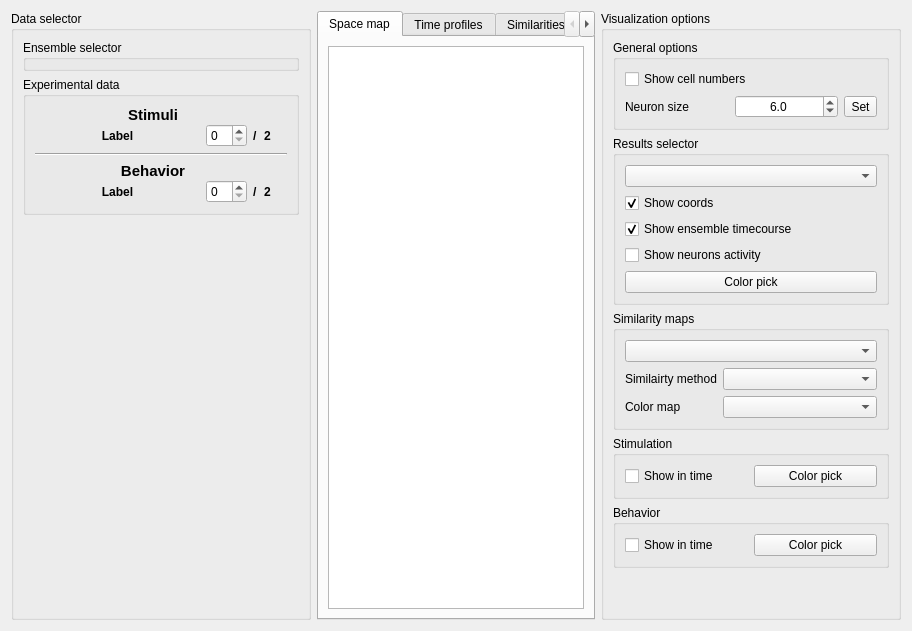
      <widget class="QWidget" name="tab_46">
       <attribute name="title">
        <string>Ensembles compare</string>
       </attribute>
       <layout class="QHBoxLayout" name="horizontalLayout_21">
        <item>
         <widget class="QGroupBox" name="groupBox_32">
          <property name="sizePolicy">
           <sizepolicy hsizetype="Minimum" vsizetype="Preferred">
            <horstretch>0</horstretch>
            <verstretch>0</verstretch>
           </sizepolicy>
          </property>
          <property name="minimumSize">
           <size>
            <width>300</width>
            <height>0</height>
           </size>
          </property>
          <property name="maximumSize">
           <size>
            <width>300</width>
            <height>16777215</height>
           </size>
          </property>
          <property name="title">
           <string>Data selector</string>
          </property>
          <layout class="QVBoxLayout" name="verticalLayout_61">
           <property name="topMargin">
            <number>9</number>
           </property>
           <property name="bottomMargin">
            <number>9</number>
           </property>
           <item>
            <widget class="QGroupBox" name="enscomp_selector_box">
             <property name="title">
              <string>Ensemble selector</string>
             </property>
            </widget>
           </item>
           <item>
            <widget class="QGroupBox" name="groupBox_36">
             <property name="sizePolicy">
              <sizepolicy hsizetype="MinimumExpanding" vsizetype="Maximum">
               <horstretch>0</horstretch>
               <verstretch>0</verstretch>
              </sizepolicy>
             </property>
             <property name="title">
              <string>Experimental data</string>
             </property>
             <layout class="QVBoxLayout" name="verticalLayout_73">
              <item>
               <widget class="QWidget" name="widget_28" native="true">
                <layout class="QHBoxLayout" name="horizontalLayout_39">
                 <property name="leftMargin">
                  <number>0</number>
                 </property>
                 <property name="topMargin">
                  <number>0</number>
                 </property>
                 <property name="rightMargin">
                  <number>0</number>
                 </property>
                 <property name="bottomMargin">
                  <number>0</number>
                 </property>
                 <item>
                  <widget class="QWidget" name="widget_27" native="true">
                   <layout class="QVBoxLayout" name="verticalLayout_72">
                    <property name="spacing">
                     <number>0</number>
                    </property>
                    <property name="leftMargin">
                     <number>0</number>
                    </property>
                    <property name="topMargin">
                     <number>0</number>
                    </property>
                    <property name="rightMargin">
                     <number>0</number>
                    </property>
                    <property name="bottomMargin">
                     <number>0</number>
                    </property>
                    <item>
                     <widget class="QLabel" name="label_31">
                      <property name="font">
                       <font>
                        <pointsize>11</pointsize>
                        <bold>true</bold>
                       </font>
                      </property>
                      <property name="text">
                       <string>Stimuli</string>
                      </property>
                      <property name="alignment">
                       <set>Qt::AlignCenter</set>
                      </property>
                     </widget>
                    </item>
                    <item>
                     <widget class="QWidget" name="widget_13" native="true">
                      <layout class="QHBoxLayout" name="horizontalLayout_26">
                       <property name="leftMargin">
                        <number>0</number>
                       </property>
                       <property name="topMargin">
                        <number>0</number>
                       </property>
                       <property name="rightMargin">
                        <number>0</number>
                       </property>
                       <property name="bottomMargin">
                        <number>0</number>
                       </property>
                       <item>
                        <widget class="QLabel" name="enscomp_spinbox_lbl_stim">
                         <property name="sizePolicy">
                          <sizepolicy hsizetype="MinimumExpanding" vsizetype="Preferred">
                           <horstretch>0</horstretch>
                           <verstretch>0</verstretch>
                          </sizepolicy>
                         </property>
                         <property name="font">
                          <font>
                           <bold>true</bold>
                          </font>
                         </property>
                         <property name="toolTip">
                          <string>Label of the current stimulus as defined in the 'Load data' tab.</string>
                         </property>
                         <property name="text">
                          <string>Label</string>
                         </property>
                         <property name="alignment">
                          <set>Qt::AlignCenter</set>
                         </property>
                        </widget>
                       </item>
                       <item>
                        <widget class="QSpinBox" name="enscomp_spinbox_stim">
                         <property name="correctionMode">
                          <enum>QAbstractSpinBox::CorrectToNearestValue</enum>
                         </property>
                        </widget>
                       </item>
                       <item>
                        <widget class="QLabel" name="label_38">
                         <property name="font">
                          <font>
                           <bold>true</bold>
                          </font>
                         </property>
                         <property name="text">
                          <string>/</string>
                         </property>
                        </widget>
                       </item>
                       <item>
                        <widget class="QLabel" name="enscomp_spinbox_lbl_max_stim">
                         <property name="font">
                          <font>
                           <bold>true</bold>
                          </font>
                         </property>
                         <property name="toolTip">
                          <string>Total number of stimulus.</string>
                         </property>
                         <property name="toolTipDuration">
                          <number>5000</number>
                         </property>
                         <property name="text">
                          <string>2</string>
                         </property>
                        </widget>
                       </item>
                      </layout>
                     </widget>
                    </item>
                   </layout>
                  </widget>
                 </item>
                 <item>
                  <widget class="QWidget" name="enscomp_colorflag_stims" native="true">
                   <property name="minimumSize">
                    <size>
                     <width>10</width>
                     <height>0</height>
                    </size>
                   </property>
                   <property name="maximumSize">
                    <size>
                     <width>10</width>
                     <height>16777215</height>
                    </size>
                   </property>
                  </widget>
                 </item>
                </layout>
               </widget>
              </item>
              <item>
               <widget class="Line" name="line_4">
                <property name="orientation">
                 <enum>Qt::Horizontal</enum>
                </property>
               </widget>
              </item>
              <item>
               <widget class="QWidget" name="widget_30" native="true">
                <layout class="QHBoxLayout" name="horizontalLayout_40">
                 <property name="leftMargin">
                  <number>0</number>
                 </property>
                 <property name="topMargin">
                  <number>0</number>
                 </property>
                 <property name="rightMargin">
                  <number>0</number>
                 </property>
                 <property name="bottomMargin">
                  <number>0</number>
                 </property>
                 <item>
                  <widget class="QWidget" name="widget_29" native="true">
                   <layout class="QVBoxLayout" name="verticalLayout_80">
                    <property name="spacing">
                     <number>0</number>
                    </property>
                    <property name="leftMargin">
                     <number>0</number>
                    </property>
                    <property name="topMargin">
                     <number>0</number>
                    </property>
                    <property name="rightMargin">
                     <number>0</number>
                    </property>
                    <property name="bottomMargin">
                     <number>0</number>
                    </property>
                    <item>
                     <widget class="QLabel" name="label_30">
                      <property name="font">
                       <font>
                        <pointsize>11</pointsize>
                        <bold>true</bold>
                       </font>
                      </property>
                      <property name="text">
                       <string>Behavior</string>
                      </property>
                      <property name="alignment">
                       <set>Qt::AlignCenter</set>
                      </property>
                     </widget>
                    </item>
                    <item>
                     <widget class="QWidget" name="widget_14" native="true">
                      <layout class="QHBoxLayout" name="horizontalLayout_27">
                       <property name="leftMargin">
                        <number>0</number>
                       </property>
                       <property name="topMargin">
                        <number>0</number>
                       </property>
                       <property name="rightMargin">
                        <number>0</number>
                       </property>
                       <property name="bottomMargin">
                        <number>0</number>
                       </property>
                       <item>
                        <widget class="QLabel" name="enscomp_spinbox_lbl_behavior">
                         <property name="sizePolicy">
                          <sizepolicy hsizetype="MinimumExpanding" vsizetype="Preferred">
                           <horstretch>0</horstretch>
                           <verstretch>0</verstretch>
                          </sizepolicy>
                         </property>
                         <property name="font">
                          <font>
                           <bold>true</bold>
                          </font>
                         </property>
                         <property name="toolTip">
                          <string>Label of the current behavior as defined in the 'Load data' tab.</string>
                         </property>
                         <property name="text">
                          <string>Label</string>
                         </property>
                         <property name="alignment">
                          <set>Qt::AlignCenter</set>
                         </property>
                        </widget>
                       </item>
                       <item>
                        <widget class="QSpinBox" name="enscomp_spinbox_behavior">
                         <property name="correctionMode">
                          <enum>QAbstractSpinBox::CorrectToNearestValue</enum>
                         </property>
                        </widget>
                       </item>
                       <item>
                        <widget class="QLabel" name="label_39">
                         <property name="font">
                          <font>
                           <bold>true</bold>
                          </font>
                         </property>
                         <property name="text">
                          <string>/</string>
                         </property>
                        </widget>
                       </item>
                       <item>
                        <widget class="QLabel" name="enscomp_spinbox_lbl_max_behavior">
                         <property name="font">
                          <font>
                           <bold>true</bold>
                          </font>
                         </property>
                         <property name="toolTip">
                          <string>Total number of beaviors.</string>
                         </property>
                         <property name="toolTipDuration">
                          <number>5000</number>
                         </property>
                         <property name="text">
                          <string>2</string>
                         </property>
                        </widget>
                       </item>
                      </layout>
                     </widget>
                    </item>
                   </layout>
                  </widget>
                 </item>
                 <item>
                  <widget class="QWidget" name="enscomp_colorflag_behavior" native="true">
                   <property name="minimumSize">
                    <size>
                     <width>10</width>
                     <height>0</height>
                    </size>
                   </property>
                   <property name="maximumSize">
                    <size>
                     <width>10</width>
                     <height>16777215</height>
                    </size>
                   </property>
                  </widget>
                 </item>
                </layout>
               </widget>
              </item>
             </layout>
            </widget>
           </item>
           <item>
            <spacer name="verticalSpacer_2">
             <property name="orientation">
              <enum>Qt::Vertical</enum>
             </property>
             <property name="sizeHint" stdset="0">
              <size>
               <width>20</width>
               <height>40</height>
              </size>
             </property>
            </spacer>
           </item>
          </layout>
         </widget>
        </item>
        <item>
         <widget class="QTabWidget" name="enscomp_tabs">
          <property name="currentIndex">
           <number>0</number>
          </property>
          <widget class="QWidget" name="tab_47">
           <attribute name="title">
            <string>Space map</string>
           </attribute>
           <layout class="QVBoxLayout" name="verticalLayout_74">
            <item>
             <widget class="MatplotlibWidget" name="enscomp_plot_map">
              <property name="minimumSize">
               <size>
                <width>0</width>
                <height>250</height>
               </size>
              </property>
             </widget>
            </item>
           </layout>
          </widget>
          <widget class="QWidget" name="tab_48">
           <attribute name="title">
            <string>Time profiles</string>
           </attribute>
           <layout class="QVBoxLayout" name="verticalLayout_75">
            <item>
             <widget class="MatplotlibWidget" name="enscomp_plot_neusact">
              <property name="sizePolicy">
               <sizepolicy hsizetype="Expanding" vsizetype="Expanding">
                <horstretch>0</horstretch>
                <verstretch>0</verstretch>
               </sizepolicy>
              </property>
             </widget>
            </item>
           </layout>
          </widget>
          <widget class="QWidget" name="tab_49">
           <attribute name="title">
            <string>Similarities in members</string>
           </attribute>
           <layout class="QVBoxLayout" name="verticalLayout_79">
            <item>
             <widget class="MatplotlibWidget" name="enscomp_plot_sim_elements"/>
            </item>
           </layout>
          </widget>
          <widget class="QWidget" name="tab_50">
           <attribute name="title">
            <string>Similarities in timecourse</string>
           </attribute>
           <layout class="QVBoxLayout" name="verticalLayout_67">
            <item>
             <widget class="MatplotlibWidget" name="enscomp_plot_sim_times"/>
            </item>
           </layout>
          </widget>
         </widget>
        </item>
        <item>
         <widget class="QGroupBox" name="groupBox_34">
          <property name="minimumSize">
           <size>
            <width>300</width>
            <height>0</height>
           </size>
          </property>
          <property name="maximumSize">
           <size>
            <width>300</width>
            <height>16777215</height>
           </size>
          </property>
          <property name="title">
           <string>Visualization options</string>
          </property>
          <layout class="QVBoxLayout" name="verticalLayout_64">
           <item>
            <widget class="QGroupBox" name="groupBox_37">
             <property name="sizePolicy">
              <sizepolicy hsizetype="Preferred" vsizetype="Maximum">
               <horstretch>0</horstretch>
               <verstretch>0</verstretch>
              </sizepolicy>
             </property>
             <property name="title">
              <string>General options</string>
             </property>
             <layout class="QVBoxLayout" name="verticalLayout_63">
              <item>
               <widget class="QCheckBox" name="enscomp_visopts_showcells">
                <property name="toolTip">
                 <string>Change to show/hide the cell index number (base 0).</string>
                </property>
                <property name="text">
                 <string>Show cell numbers</string>
                </property>
               </widget>
              </item>
              <item>
               <widget class="QWidget" name="widget_15" native="true">
                <layout class="QHBoxLayout" name="horizontalLayout_28">
                 <property name="leftMargin">
                  <number>0</number>
                 </property>
                 <property name="topMargin">
                  <number>0</number>
                 </property>
                 <property name="rightMargin">
                  <number>0</number>
                 </property>
                 <property name="bottomMargin">
                  <number>0</number>
                 </property>
                 <item>
                  <widget class="QLabel" name="label_24">
                   <property name="text">
                    <string>Neuron size</string>
                   </property>
                  </widget>
                 </item>
                 <item>
                  <widget class="QDoubleSpinBox" name="enscomp_visopts_neusize">
                   <property name="alignment">
                    <set>Qt::AlignCenter</set>
                   </property>
                   <property name="correctionMode">
                    <enum>QAbstractSpinBox::CorrectToNearestValue</enum>
                   </property>
                   <property name="decimals">
                    <number>1</number>
                   </property>
                   <property name="value">
                    <double>6.000000000000000</double>
                   </property>
                  </widget>
                 </item>
                 <item>
                  <widget class="QToolButton" name="enscomp_visopts_setneusize">
                   <property name="focusPolicy">
                    <enum>Qt::TabFocus</enum>
                   </property>
                   <property name="toolTip">
                    <string>Set the size of the neurons.</string>
                   </property>
                   <property name="text">
                    <string>Set</string>
                   </property>
                  </widget>
                 </item>
                </layout>
               </widget>
              </item>
             </layout>
            </widget>
           </item>
           <item>
            <widget class="QGroupBox" name="groupBox_38">
             <property name="sizePolicy">
              <sizepolicy hsizetype="Minimum" vsizetype="Preferred">
               <horstretch>0</horstretch>
               <verstretch>0</verstretch>
              </sizepolicy>
             </property>
             <property name="title">
              <string>Results selector</string>
             </property>
             <layout class="QVBoxLayout" name="verticalLayout_69">
              <item>
               <widget class="QComboBox" name="enscomp_combo_select_result">
                <property name="toolTip">
                 <string>Select the analysis to change its visualization properties.</string>
                </property>
               </widget>
              </item>
              <item>
               <widget class="QCheckBox" name="enscomp_check_coords">
                <property name="toolTip">
                 <string>&lt;html&gt;&lt;head/&gt;&lt;body&gt;&lt;p&gt;Change to show/hide from the map the cells of the selected ensemble as identified by the selected analysis.&lt;/p&gt;&lt;/body&gt;&lt;/html&gt;</string>
                </property>
                <property name="text">
                 <string>Show coords</string>
                </property>
                <property name="checked">
                 <bool>true</bool>
                </property>
               </widget>
              </item>
              <item>
               <widget class="QCheckBox" name="enscomp_check_ens">
                <property name="toolTip">
                 <string>Change to show/hide the timecourse of the selected ensemble as identified by the selected analysis.</string>
                </property>
                <property name="text">
                 <string>Show ensemble timecourse</string>
                </property>
                <property name="checked">
                 <bool>true</bool>
                </property>
               </widget>
              </item>
              <item>
               <widget class="QCheckBox" name="enscomp_check_neus">
                <property name="toolTip">
                 <string>Change to show/hide the sum of activity of the neurons in the selected ensemble as identified by the selected analysis.</string>
                </property>
                <property name="text">
                 <string>Show neurons activity</string>
                </property>
               </widget>
              </item>
              <item>
               <widget class="QPushButton" name="enscomp_btn_color">
                <property name="toolTip">
                 <string>Pick the color of the ensembles of the selected analysis.</string>
                </property>
                <property name="text">
                 <string>Color pick</string>
                </property>
               </widget>
              </item>
             </layout>
            </widget>
           </item>
           <item>
            <widget class="QGroupBox" name="groupBox_33">
             <property name="title">
              <string>Similarity maps</string>
             </property>
             <layout class="QVBoxLayout" name="verticalLayout_66">
              <item>
               <widget class="QComboBox" name="enscomp_combo_select_simil">
                <property name="toolTip">
                 <string>Select the map to modify its visualization properties.</string>
                </property>
               </widget>
              </item>
              <item>
               <widget class="QWidget" name="widget_20" native="true">
                <property name="sizePolicy">
                 <sizepolicy hsizetype="Preferred" vsizetype="Preferred">
                  <horstretch>0</horstretch>
                  <verstretch>0</verstretch>
                 </sizepolicy>
                </property>
                <layout class="QFormLayout" name="formLayout_10">
                 <property name="horizontalSpacing">
                  <number>6</number>
                 </property>
                 <property name="leftMargin">
                  <number>0</number>
                 </property>
                 <property name="topMargin">
                  <number>0</number>
                 </property>
                 <property name="rightMargin">
                  <number>0</number>
                 </property>
                 <property name="bottomMargin">
                  <number>0</number>
                 </property>
                 <item row="0" column="0">
                  <widget class="QLabel" name="label_25">
                   <property name="text">
                    <string>Similairty method</string>
                   </property>
                  </widget>
                 </item>
                 <item row="0" column="1">
                  <widget class="QComboBox" name="enscomp_combo_select_simil_method">
                   <property name="toolTip">
                    <string>Select the method to use to compute the similarity of the items in the selected map.</string>
                   </property>
                  </widget>
                 </item>
                 <item row="1" column="0">
                  <widget class="QLabel" name="label_26">
                   <property name="text">
                    <string>Color map</string>
                   </property>
                  </widget>
                 </item>
                 <item row="1" column="1">
                  <widget class="QComboBox" name="enscomp_combo_select_simil_colormap">
                   <property name="toolTip">
                    <string>Select the color map for the selected map.</string>
                   </property>
                  </widget>
                 </item>
                </layout>
               </widget>
              </item>
             </layout>
            </widget>
           </item>
           <item>
            <widget class="QGroupBox" name="groupBox_39">
             <property name="sizePolicy">
              <sizepolicy hsizetype="Preferred" vsizetype="Minimum">
               <horstretch>0</horstretch>
               <verstretch>0</verstretch>
              </sizepolicy>
             </property>
             <property name="title">
              <string>Stimulation</string>
             </property>
             <layout class="QHBoxLayout" name="horizontalLayout_34">
              <item>
               <widget class="QCheckBox" name="enscomp_check_show_stim">
                <property name="toolTip">
                 <string>Change to show/hide the selected stimulus.</string>
                </property>
                <property name="text">
                 <string>Show in time</string>
                </property>
               </widget>
              </item>
              <item>
               <widget class="QPushButton" name="enscomp_btn_color_stim">
                <property name="toolTip">
                 <string>Pick the color for the simuli.</string>
                </property>
                <property name="text">
                 <string>Color pick</string>
                </property>
               </widget>
              </item>
             </layout>
            </widget>
           </item>
           <item>
            <widget class="QGroupBox" name="groupBox_40">
             <property name="title">
              <string>Behavior</string>
             </property>
             <layout class="QHBoxLayout" name="horizontalLayout_33">
              <item>
               <widget class="QCheckBox" name="enscomp_check_show_behavior">
                <property name="toolTip">
                 <string>Change to show/hide the selected behavior.</string>
                </property>
                <property name="text">
                 <string>Show in time</string>
                </property>
               </widget>
              </item>
              <item>
               <widget class="QPushButton" name="enscomp_btn_color_behavior">
                <property name="toolTip">
                 <string>Pick the color of the behavior.</string>
                </property>
                <property name="text">
                 <string>Color pick</string>
                </property>
               </widget>
              </item>
             </layout>
            </widget>
           </item>
           <item>
            <spacer name="verticalSpacer_8">
             <property name="orientation">
              <enum>Qt::Vertical</enum>
             </property>
             <property name="sizeHint" stdset="0">
              <size>
               <width>20</width>
               <height>40</height>
              </size>
             </property>
            </spacer>
           </item>
          </layout>
         </widget>
        </item>
       </layout>
      </widget>
